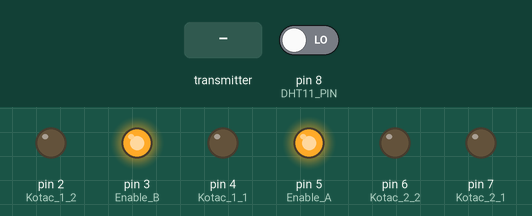
This sketch was run on a simulated Arduino Uno, built with avr-gcc and run on an emulated ATmega328P. On the bench: output pins drawn as LEDs (lit = HIGH). The inputs (shaded band) are chosen by the test bench; at power-on: pin 8 (DHT11_PIN) LOW. No radio packets arrive unless stated; what the sketch prints to the serial monitor is not drawn.

Above: at 0.1 s.
At 1.2 s:
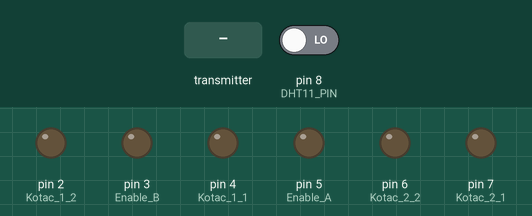
1.3 s: the transmitter starts sending Primljeni_podatak = 512
Timing chart, 0 to 4.3 s (numbered marks = the images above; inputs shaded):
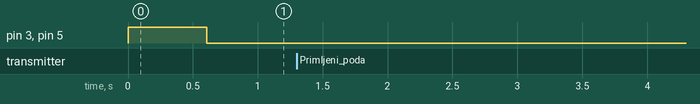

Measured:
- after the input at 1.3 s, every drawn part: stays the same

The sketch:

auto.ino
```cpp
/*
digitalWrite(Kotac_1_2, HIGH);  <-- NAPRED
 digitalWrite(Kotac_2_2, HIGH);

 //**\\ BRZINA //**\\

 101 - 199

 //**\\ SMJER //**\\

 1 - STOP
 2 - NAPRED
 3 - NAZAD
 4 - LIJEVO
 5 - DESNO
 6 - NAZAD_DESNO
 6 - NAZAD_LIJEVO


 */
#include <SPI.h>
#include <nRF24L01.h>
#include <RF24.h>
#include <dht.h>

dht DHT;
#define DHT11_PIN 8
const uint64_t pipes[2] = {0xF0F0F0F0E1LL, 0xF0F0F0F0D2LL };

RF24 radio(9,10);
int Primljeni_podatak=0,Primljena_brzina=0;
int podaci=0;

int Enable_A = 5;
int Enable_B = 3;
int Kotac_1_1 = 4;
int Kotac_1_2 = 2;
int Kotac_2_1 = 7;
int Kotac_2_2 = 6;
int mn_brzine=30;
 //int chk = DHT.read11(DHT11_PIN);

void setup()
{

  pinMode(Enable_A, OUTPUT);
  pinMode(Enable_B, OUTPUT);
  pinMode(Kotac_1_1, OUTPUT);
  pinMode(Kotac_1_2, OUTPUT);
  pinMode(Kotac_2_1, OUTPUT);
  pinMode(Kotac_2_2, OUTPUT);
  digitalWrite(Enable_A, HIGH);
  digitalWrite(Enable_B, HIGH);
  digitalWrite(Kotac_1_2, LOW);
  digitalWrite(Kotac_1_1, LOW);
  digitalWrite(Kotac_2_2, LOW);
  digitalWrite(Kotac_2_1, LOW);
  Serial.begin(9600);
  radio.begin();
  radio.openReadingPipe(1,pipes[0]);
  radio.openWritingPipe(pipes[1]);
  radio.startListening();

}

void Primanje()
{
  boolean primio=false;
  long vrijeme=millis();
  //radio.startListening();
radio.startListening();
  while(primio==false)
  {
    if ( radio.available() )
    {
      radio.read( &Primljeni_podatak, sizeof(Primljeni_podatak) );
      F_dek(Primljeni_podatak);
      primio=true;
      vrijeme=millis();
    }
    else if(millis()-vrijeme>600)
    {
      Primljeni_podatak=1;
      F_dek(Primljeni_podatak);
    }
  }
}

void Slanje(int kod)
{
  radio.stopListening();
  delay(20);
  for(int i=0;i<=15;i++) radio.write( &kod, sizeof(kod) );
}

void Kratko_slanje(int kod)
{
  radio.stopListening();
  delay(20);
  for(int i=0;i<=1;i++) radio.write( &kod, sizeof(kod) );
}

void Smjer (int kod)
{
 // Serial.print(kod);
  //radio.stopListening();
  if(kod==1)
  {
    digitalWrite(Kotac_1_2, LOW);
    digitalWrite(Kotac_1_1, LOW);
    digitalWrite(Kotac_2_2, LOW);
    digitalWrite(Kotac_2_1, LOW);
    analogWrite(Enable_A, 0);
    analogWrite(Enable_B, 0);
   }

  else if(kod==3) //napred
  {
    digitalWrite(Kotac_2_1, HIGH);
    digitalWrite(Kotac_1_1, HIGH);
    analogWrite(Enable_A, mn_brzine*Primljena_brzina);
    analogWrite(Enable_B, mn_brzine*Primljena_brzina-40);
  }

  else if(kod==2) //nazad
  {
    digitalWrite(Kotac_2_2, HIGH);
    digitalWrite(Kotac_1_2, HIGH);
    analogWrite(Enable_A, mn_brzine*Primljena_brzina);
    analogWrite(Enable_B, mn_brzine*Primljena_brzina-40);
  }

   else if(kod==4)
  {
   digitalWrite(Kotac_1_2, HIGH);
   analogWrite(Enable_A, mn_brzine*Primljena_brzina);
  }

   else if(kod==5)
  {
   digitalWrite(Kotac_2_2, HIGH);
   analogWrite(Enable_B, mn_brzine*Primljena_brzina-40);
   }
Primljeni_podatak=0;
}

void Senzor(int broj)
{
DHT.read11(DHT11_PIN);
int Vl_zraka=DHT.humidity;
int Temp=DHT.temperature;
Serial.println(Vl_zraka);
Serial.println(Temp);
if(broj==2) Slanje(Vl_zraka);
if(broj==3) Slanje(Temp);
}

void F_dek (int kod)
{
  //Serial.println(kod);
  if(kod<199&&kod>=101) Primljena_brzina=kod%100;
  if(kod<99&&kod>=1) Smjer(kod);
  if(kod==500) Kratko_slanje(501);
  if(kod>500&&kod<600) Senzor(kod%100);
}


void loop()
{
Primanje();
}
```
